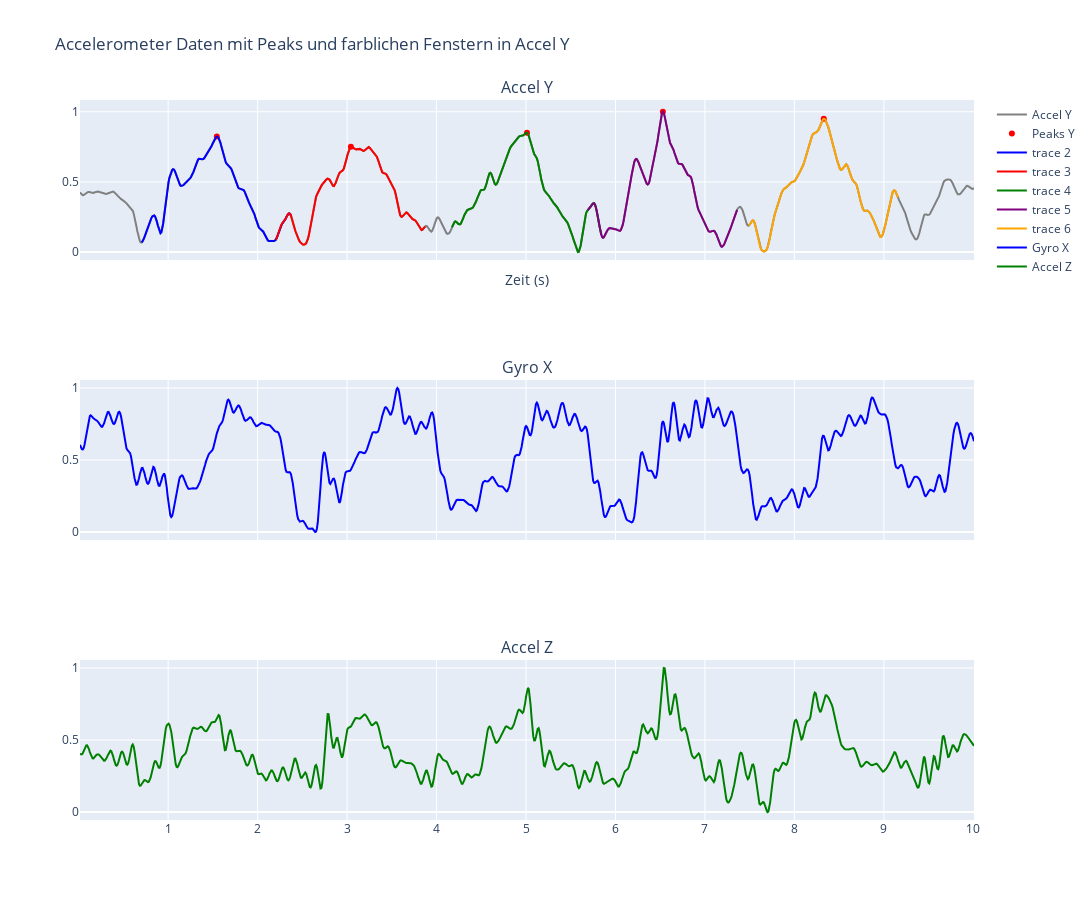

Notebook source saved alongside this figure:
### Markdown cell above
**Visualisierung des Windowings**<br>
Hierfür wurde eine Funktion geschrieben, welche den y-Beschleunigungsgraphen farblich in Fenster einteilt<br>
 und dazu noch Peaks visualisiert

### Code cell
plot_windows_with_data(normalized_df_sq, sq_windows, sq_peaks)

### Figure 1 — Plotly figure (JSON) as saved in the notebook; plotly's stock layout.template omitted (floating-point values rounded to 4 significant figures; data arrays with more than 128 entries replaced by an {"elided": "..."} marker saying what was removed)
{"data": [{"line": {"color": "grey"}, "name": "Accel Y", "type": "scatter", "x": {"elided": "1001 float values"}, "xaxis": "x", "y": {"elided": "1001 float values"}, "yaxis": "y"}, {"marker": {"color": "red", "size": 6}, "mode": "markers", "name": "Peaks Y", "type": "scatter", "x": [1.544, 3.043, 5.011, 6.53, 8.328], "xaxis": "x", "y": [0.8229, 0.7497, 0.8508, 1, 0.9493], "yaxis": "y"}, {"line": {"color": "blue", "width": 2}, "mode": "lines", "type": "scatter", "x": {"elided": "168 float values"}, "xaxis": "x", "y": {"elided": "168 float values"}, "yaxis": "y"}, {"line": {"color": "red", "width": 2}, "mode": "lines", "type": "scatter", "x": {"elided": "168 float values"}, "xaxis": "x", "y": {"elided": "168 float values"}, "yaxis": "y"}, {"line": {"color": "green", "width": 2}, "mode": "lines", "type": "scatter", "x": {"elided": "168 float values"}, "xaxis": "x", "y": {"elided": "168 float values"}, "yaxis": "y"}, {"line": {"color": "purple", "width": 2}, "mode": "lines", "type": "scatter", "x": {"elided": "168 float values"}, "xaxis": "x", "y": {"elided": "168 float values"}, "yaxis": "y"}, {"line": {"color": "orange", "width": 2}, "mode": "lines", "type": "scatter", "x": {"elided": "168 float values"}, "xaxis": "x", "y": {"elided": "168 float values"}, "yaxis": "y"}, {"line": {"color": "blue"}, "name": "Gyro X", "type": "scatter", "x": {"elided": "1001 float values"}, "xaxis": "x2", "y": {"elided": "1001 float values"}, "yaxis": "y2"}, {"line": {"color": "green"}, "name": "Accel Z", "type": "scatter", "x": {"elided": "1001 float values"}, "xaxis": "x3", "y": {"elided": "1001 float values"}, "yaxis": "y3"}], "layout": {"annotations": [{"font": {"size": 16}, "showarrow": false, "text": "Accel Y", "x": 0.5, "xanchor": "center", "xref": "paper", "y": 1, "yanchor": "bottom", "yref": "paper"}, {"font": {"size": 16}, "showarrow": false, "text": "Gyro X", "x": 0.5, "xanchor": "center", "xref": "paper", "y": 0.6111, "yanchor": "bottom", "yref": "paper"}, {"font": {"size": 16}, "showarrow": false, "text": "Accel Z", "x": 0.5, "xanchor": "center", "xref": "paper", "y": 0.2222, "yanchor": "bottom", "yref": "paper"}], "height": 900, "title": {"text": "Accelerometer Daten mit Peaks und farblichen Fenstern in Accel Y"}, "width": 2000, "xaxis": {"anchor": "y", "domain": [0, 1], "matches": "x3", "showticklabels": false, "title": {"text": "Zeit (s)"}}, "xaxis2": {"anchor": "y2", "domain": [0, 1], "matches": "x3", "showticklabels": false}, "xaxis3": {"anchor": "y3", "domain": [0, 1]}, "yaxis": {"anchor": "x", "domain": [0.7778, 1]}, "yaxis2": {"anchor": "x2", "domain": [0.3889, 0.6111]}, "yaxis3": {"anchor": "x3", "domain": [0, 0.2222]}}}
